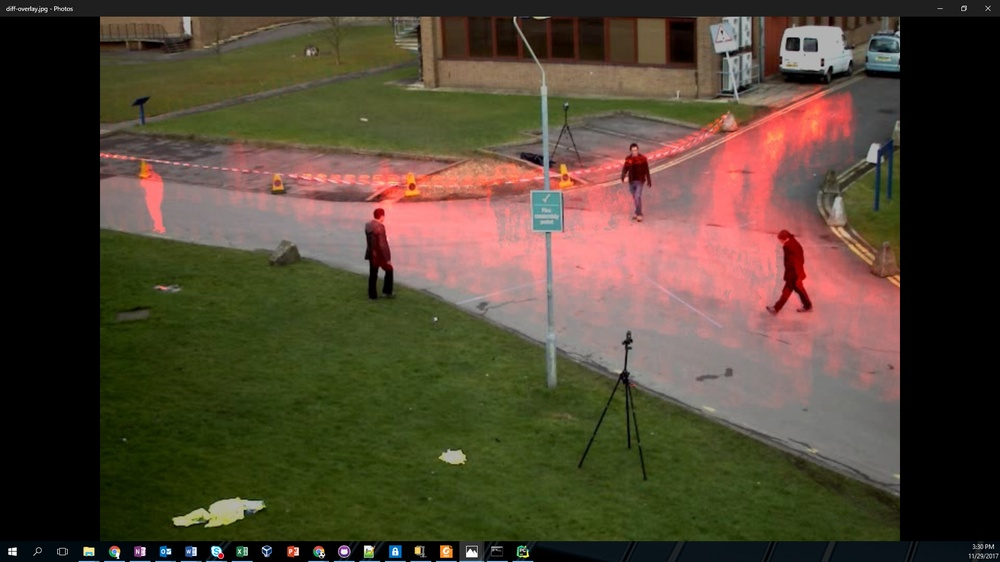
#> input picture examples/motion-heatmap/images/diff-overlay.jpg, 1000 x 562 px, shrunk from 1920 x 1080 before the run, given in place of the camera
$ python motion-heatmap.py
#> lines starting #> are read from the running program, lines starting #| are printed output that depends on the picture
'''
Copyright (c) 2017 Intel Corporation.
Licensed under the MIT license. See LICENSE file in the project root for full license information.
'''

import copy
import cv2
import numpy as np


def main():
    """
    This method is used to see movement patterns over time. It creates a heatmap of the movements.
    For example, it could be used to see the usage of entrances to a factory floor over time,
    or patterns of shoppers in a store.
    """
    cap = cv2.VideoCapture(0, cv2.CAP_DSHOW)
    out = cv2.VideoWriter('motion_heatmap_output.avi', cv2.VideoWriter_fourcc('M', 'J', 'P', 'G'), 30, (int(cap.get(3)), int(cap.get(4))))
    # out = cv2.VideoWriter('output.avi', cv2.VideoWriter_fourcc(*'XVID'), 40, (int(cap.get(3)), int(cap.get(4)))) # Also works
    fgbg = cv2.createBackgroundSubtractorMOG2()

    first_iteration_indicator = 1

    while cap.isOpened():
        ret, frame = cap.read()
#> frame is the input picture: shape (562, 1000, 3); mean B, G, R 51.2, 69.2, 80.7
        if ret:
            '''
            There are some important reasons this if statement exists:
                -in the first run there is no previous frame, so this accounts for that
                -the first frame is saved to be used for the overlay after the accumulation has occurred
                -the height and width of the video are used to create an empty image for accumulation (accum_image)
            '''

            if first_iteration_indicator == 1:
                first_frame = copy.deepcopy(frame)
                gray = cv2.cvtColor(frame, cv2.COLOR_BGR2GRAY)
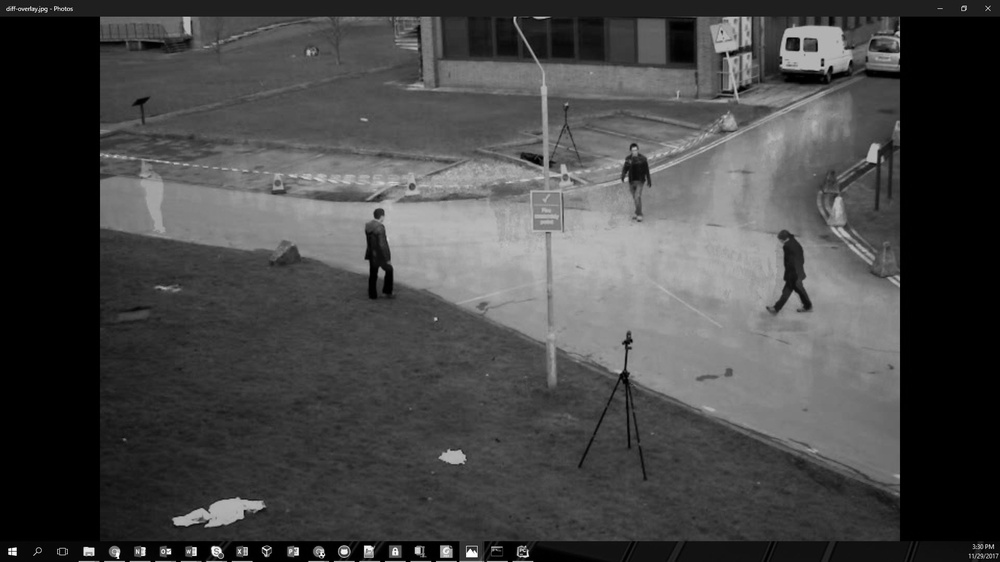
#> gray: shape (562, 1000); min 0, max 255, mean 70.6
                height, width = gray.shape[:2]
#> height = 562; width = 1000
                accum_image = np.zeros((height, width), np.uint8)
                first_iteration_indicator = 0
            else:
                gray = cv2.cvtColor(frame, cv2.COLOR_BGR2GRAY)  # convert to grayscale
                fgmask = fgbg.apply(gray)  # remove the background
                cv2.imshow('diff-bkgnd-frame', fgmask)  # result of the background subtraction

                # apply a binary threshold only keeping pixels above thresh and setting the result to maxValue.
                # If you want motion to be picked up more, increase the value of maxValue.
                # To pick up the least amount of motion over time, set maxValue = 1
                thresh = 1
                max_value = 5
                ret, th_img = cv2.threshold(fgmask, thresh, max_value, cv2.THRESH_BINARY)

                # add to the accumulated image
                accum_image = cv2.add(accum_image, th_img)
                cv2.imshow('diff-accum', accum_image)  # accumulated frame

            cv2.imshow('frame', gray)  # current frame

            # apply a color map
            # COLORMAP_PINK also works well, COLORMAP_BONE is acceptable if the background is dark
            color_image = cv2.applyColorMap(accum_image, cv2.COLORMAP_INFERNO)
#> accum_image: shape (562, 1000); every value is 0
            cv2.imshow('diff-color', color_image)  # colorMap frame

            # overlay the color mapped image to the first frame
            result_overlay = cv2.addWeighted(first_frame, 0.7, color_image, 0.7, 0)
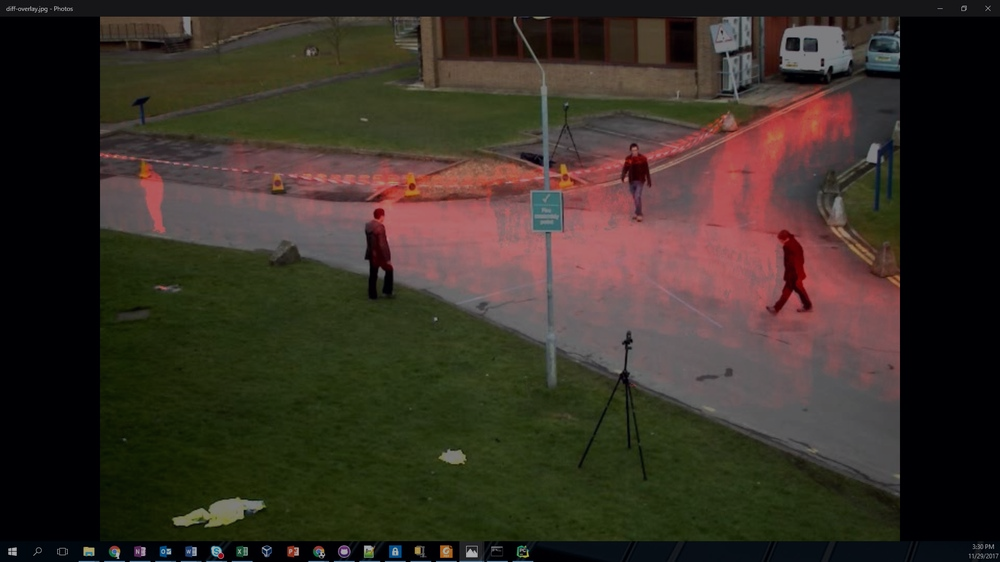
#> result_overlay: shape (562, 1000, 3); mean B, G, R 38.7, 48.5, 56.5
            cv2.imshow('diff-overlay', result_overlay)  # final overlay frame
            cv2.imwrite('diff-overlay.png', result_overlay)  # final overlay image
            out.write(result_overlay)
        else:
            cap.set(cv2.CAP_PROP_POS_FRAMES, 0)

        ch_ = cv2.waitKey(1)
#> (key q is pressed here)
        if ch_ == 27 or ch_ == ord('q') or ch_ == ord('Q'):
            break

    cap.release()
    out.release()
    cv2.destroyAllWindows()


if __name__ == '__main__':
    main()
